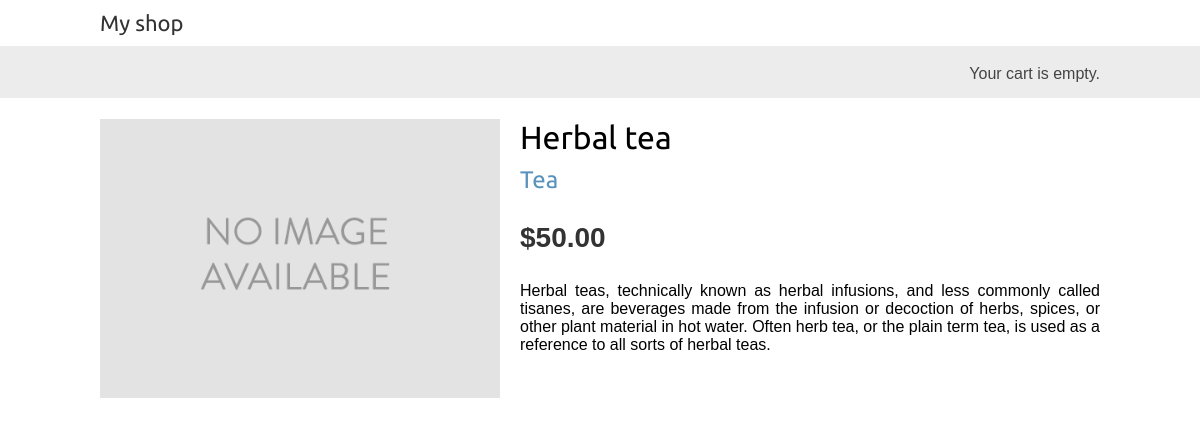
/3/herbal-tea/, run on the app's committed database.
### shop/models.py (models this page shows, shortened)
class Product(models.Model):
    category = models.ForeignKey(Category, related_name='products', on_delete=models.CASCADE)
    name = models.CharField(max_length=200)
    slug = models.SlugField(max_length=200)
    image = models.ImageField(upload_to='products/%Y/%m/%d', blank=True)
    description = models.TextField(blank=True)
    price = models.DecimalField(max_digits=10, decimal_places=2)
    available = models.BooleanField(default=True)
    created = models.DateTimeField(auto_now_add=True)
    updated = models.DateTimeField(auto_now=True)
    class Meta:
        ordering = ['name']
        indexes = [
            models.Index(fields=['id', 'slug']),
            models.Index(fields=['name']),
            models.Index(fields=['-created']),
        ]

class Category(models.Model):
    name = models.CharField(max_length=200)
    slug = models.SlugField(max_length=200, unique=True)
    class Meta:
        ordering = ['name']
        indexes = [
            models.Index(fields=['name']),
        ]
        verbose_name = 'category'
        verbose_name_plural = 'categories'
    def __str__(self):
        return self.name
    def get_absolute_url(self):
        return reverse('shop:product_list_by_category', args=[self.slug])

### shop/views.py (the view)
# urls.py: path('<int:id>/<slug:slug>/', views.product_detail, name='product_detail'),
def product_detail(request, id, slug):
    product = get_object_or_404(Product, id=id, slug=slug, available=True)
    return render(request, 'shop/product/detail.html', {'product': product}
)

### shop/templates/shop/product/detail.html (shortened to what this page needs)
{% extends "shop/base.html" %}
{% load static %}
{% block content %}
    <div class="product-detail">
        <img src="{% if product.image %}{{ product.image.url }}{% else %}
        {% static "img/no_image.png" %}{% endif %}">
        <h1>{{ product.name }}</h1>
        <h2>
            <a href="{{ product.category.get_absolute_url }}">
                {{ product.category }}
            </a>
        </h2>
        <p class="price">${{ product.price }}</p>
        {{ product.description|linebreaks }}
    </div>
{% endblock %}

### shop/static/css/base.css (style rules this page uses)
body { margin:0; padding:0; font-family:helvetica, sans-serif; }
h1, h2, h3, h4, h5 , h6 { font-family: 'Ubuntu', sans-serif; font-weight:normal; }
a { text-decoration:none; color:#5993bb; }
.product-detail { text-align:justify; }
.product-detail .price { color:#333; font-size:28px; font-weight:bold; }
.product-detail img { width:40%; float:left; padding:0 20px 20px 0; }
.product-detail h1 { margin-bottom:0; }
.product-detail h2 { margin-top:10px; }

### data on the page
Product: name "Herbal tea", category "Tea", price "50.00", description "Herbal teas, technically known as herbal infusions, and less commonly called tisanes, are beverages made from the infusion or decoction of herbs, spices, or other plant material in hot water. Often herb tea, or the plain term tea, is used as a reference to all sorts of herbal teas."
